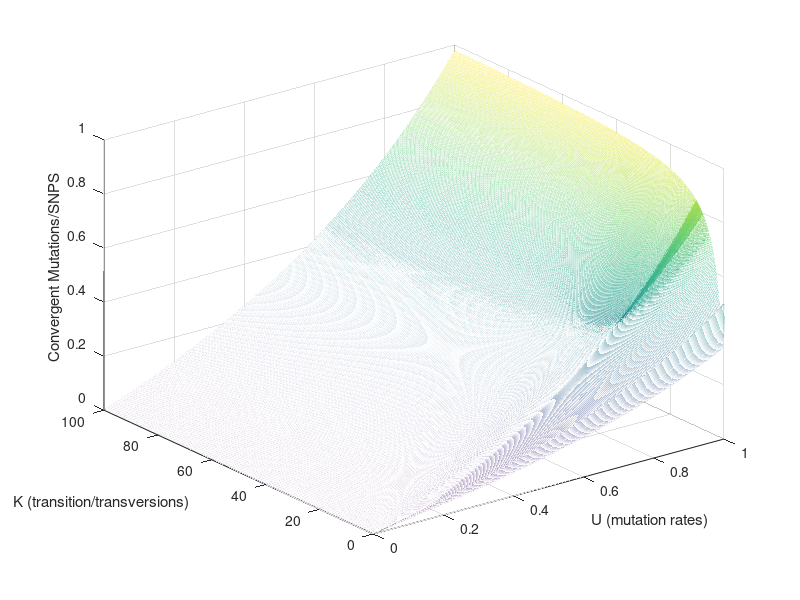

MATLAB code for this plot:
u = 0:0.001:1; % mutation rate (u = alpha + beta)
k = 0:0.1:100; % ratio of transitions to transversions (k = alpha/beta)
phi = 0.5;
pABC = (1-u).^2; % A=B=C
pABc = u.^2.*(k.^2 + phi^2 + (1-phi)^2)./(1+k).^2; % A = B =/= C
paBC = u.*(1-u); % A =/= B = C
pAbC = u.*(1-u); % B =/= A = C
pabc = 1- (1-u).^2 - 2.*u.*(1-u) - u.*(k.^2 + phi^2 + (1-phi)^2)./(1+k).^2; %A=/=B=/=C

[U, K] = meshgrid(u, k);
ratio = U.^2.*(K.^2 + phi^2 + (1-phi)^2)./(1+K).^2 ./ (2*U - U.^2);

mesh(U, K, ratio);
xlabel('U (mutation rates)')
ylabel('K (transition/transversions)')
zlabel('Convergent Mutations/SNPS')

